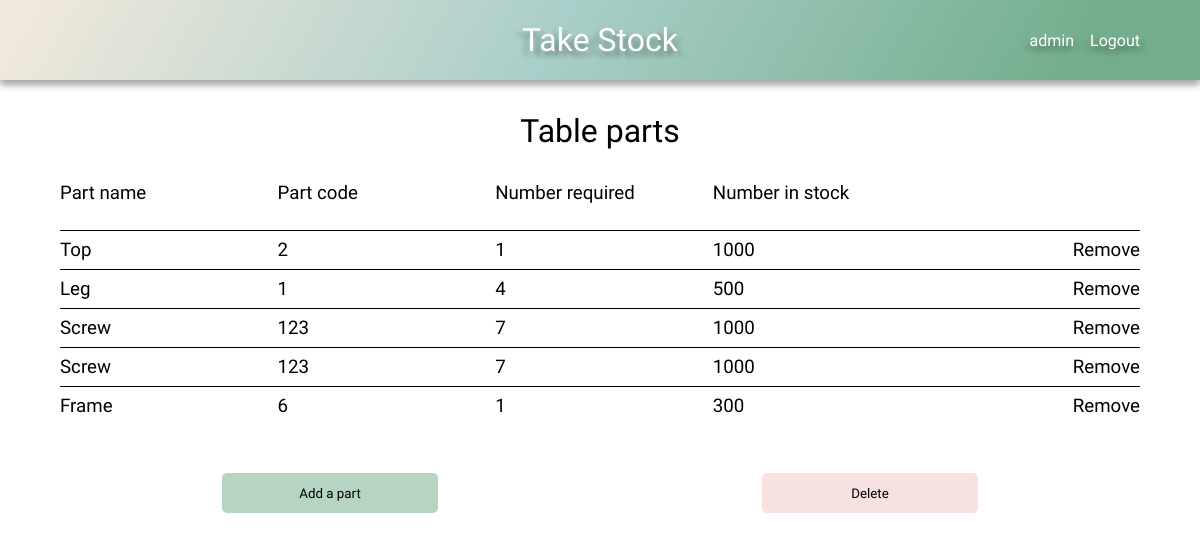
/product-detail/1 (signed in), run on an earlier commit of the app's database.
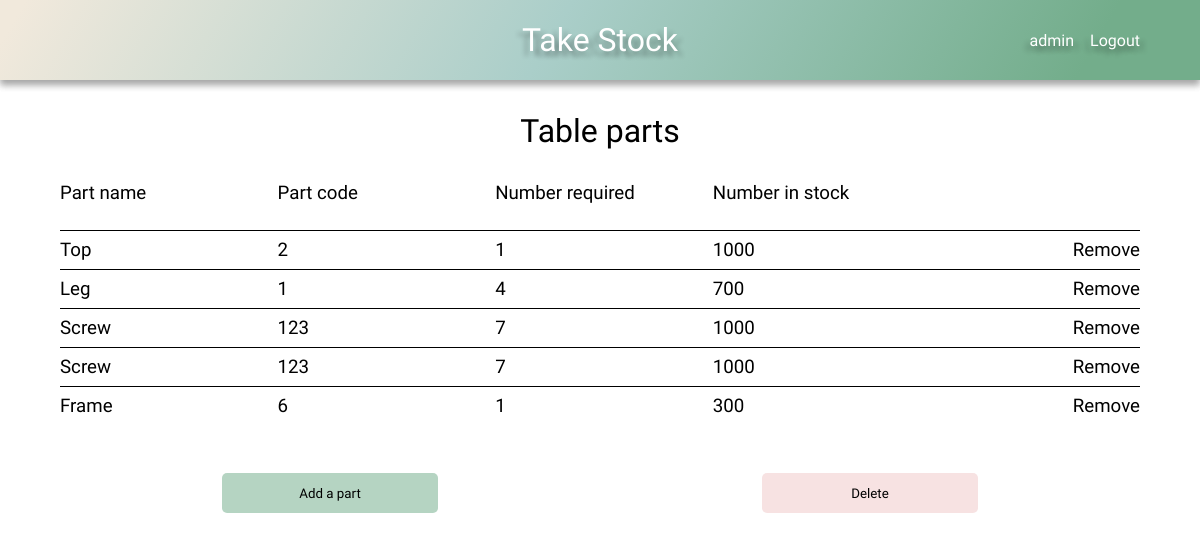
And on a later commit of the database.
### stock/models.py (models this page shows, shortened)
class Parts(models.Model):
    product_part_belongs_to = models.ForeignKey(
        Product, on_delete=models.CASCADE
        )
    item = models.ForeignKey(
        Stock,
        on_delete=models.CASCADE
        )
    number_required = models.IntegerField()
    company = models.ForeignKey(User, on_delete=models.CASCADE, default=1)

class Stock(models.Model):
    name = models.CharField(max_length=100)
    code = models.CharField(max_length=100)
    number_in_stock = models.IntegerField()
    company = models.ForeignKey(User, on_delete=models.CASCADE, default=1)

### stock/views.py (the view)
# urls.py: path('product-detail/<int:pk>', product_detail, name='product-detail'),
def product_detail(request, pk):
    default_user = request.user
    product_parts = Parts.objects.filter(
        company=default_user).filter(product_part_belongs_to=pk)
    product = Product.objects.filter(
        company=default_user).filter(id=pk).first()
    context = {
        'product_parts': product_parts,
        'product': product,
    }
    return render(request, 'product_detail.html', context)

### stock/context_processors.py (called while the page is built)
def base(request):
    default_user = request.user
    return ({
        'default_user': default_user
        })

### stock/models.py (called while the page is built)
    def __str__(self):
        return f'{self.name}'

### stock/templates/product_detail.html
{% extends 'base.html' %}
{% load static %}
{% block head %}
    <link rel="stylesheet" href="{% static 'css/grid.css' %}">
{% endblock %}
{% block content %}
    <h1 class="center">{{ product }} parts</h1>
    {% if not product_parts %}
        <h2 class="center">This product has no parts!</h3>
    {% else %}
        <div class="grid">
            <div class="grid-headings grid-5">
                <h3>Part name</h3>
                <h3>Part code</h3>
                <h3>Number required</h3>
                <h3>Number in stock</h3>
            </div>
            {% for part in product_parts %}
                <div class="grid-row grid-5">
                    <div class="item-name-content">
                        <h3>{{ part.item.name }}</h3>
                    </div>
                    <div class="item-code-content">
                        <h3>{{ part.item.code }}</h3>
                    </div>
                    <div class="item-required-content">
                        <h3>{{ part.number_required }}</h3>
                    </div>
                    <div class="item-number-content">
                        <h3>{{ part.item.number_in_stock }}</h3>
                    </div>
                    <div class="update">
                        <h3><a href="{% url 'delete-part' part.id %}">Remove</a></h3>
                    </div>
                </div>
            {% endfor %}
    {% endif %}
            <div class="grid-buttons">
                <a href="{% url 'add_more_parts' product.pk %}"><input class="btn grid-btn btn-submit btn-hover" type="button" value="Add a part"></input></a>
                <a href="{% url 'delete-product' product.id %}"><input class="btn grid-btn btn-delete btn-hover" type="button" value="Delete"></input></a>
            </div>
        </div>
{% endblock %}

What changed in the data, as far as the page shows it:
changed through a linked row, Parts "Leg": item.number_in_stock "500" → "700"
